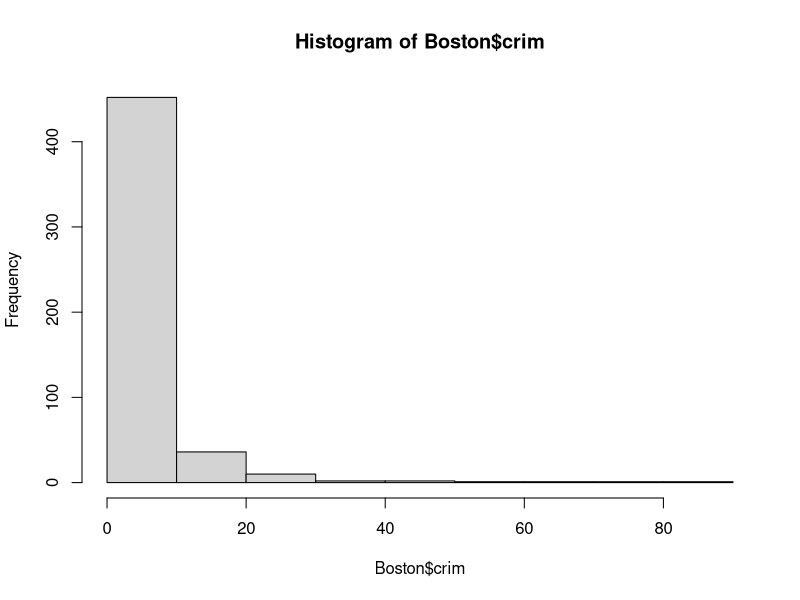
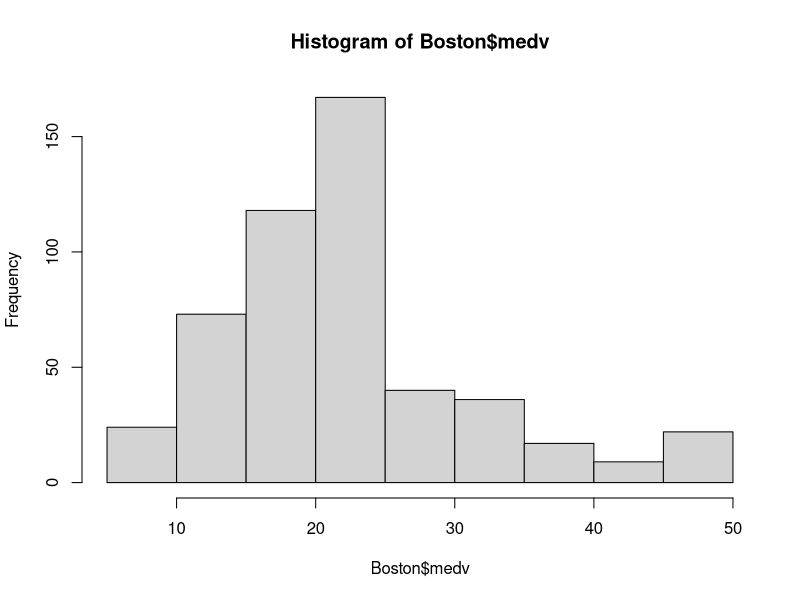
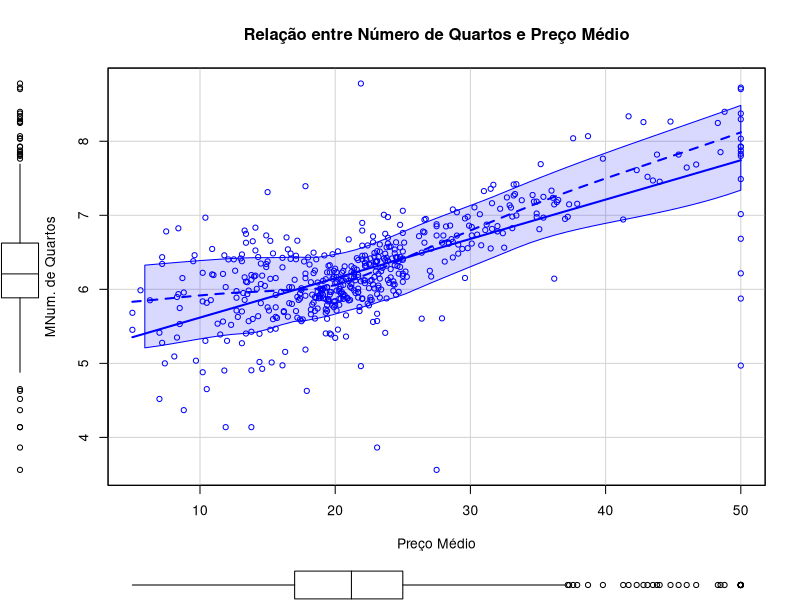

The R source for these figures, in order:
## ---- chunk 1
require(MASS)
data("Boston")
## ---- chunk 2
typeof(Boston)
## ---- chunk 3
str(Boston)
## ---- chunk 4
cat("Média", mean(Boston$medv), "Mediana", median(Boston$medv), "Desvio Padrão", sd(Boston$medv),sep = "\n")
## ---- chunk 5
cat("Média do número de quartos por habitação:", mean(Boston$rm))
## ---- chunk 6
hist(Boston$crim)
## ---- chunk 7
hist(Boston$medv)
## ---- chunk 8
require(car)
scatterplot(rm~medv, data = Boston,
            xlab = "Preço Médio",
            ylab = "MNum. de Quartos",
            main = "Relação entre Número de Quartos e Preço Médio")
